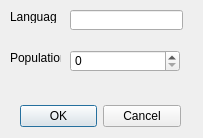
<?xml version="1.0" encoding="UTF-8"?>
<ui version="4.0">
 <class>NewRowDialog</class>
 <widget class="QDialog" name="NewRowDialog">
  <property name="geometry">
   <rect>
    <x>0</x>
    <y>0</y>
    <width>203</width>
    <height>138</height>
   </rect>
  </property>
  <property name="windowTitle">
   <string>Add language</string>
  </property>
  <property name="locale">
   <locale language="English" country="UnitedStates"/>
  </property>
  <widget class="QDialogButtonBox" name="buttonBox">
   <property name="geometry">
    <rect>
     <x>20</x>
     <y>100</y>
     <width>161</width>
     <height>32</height>
    </rect>
   </property>
   <property name="orientation">
    <enum>Qt::Horizontal</enum>
   </property>
   <property name="standardButtons">
    <set>QDialogButtonBox::Cancel|QDialogButtonBox::Ok</set>
   </property>
  </widget>
  <widget class="QLineEdit" name="txtLang">
   <property name="geometry">
    <rect>
     <x>70</x>
     <y>10</y>
     <width>113</width>
     <height>20</height>
    </rect>
   </property>
   <property name="inputMethodHints">
    <set>Qt::ImhNone</set>
   </property>
   <property name="maxLength">
    <number>20</number>
   </property>
  </widget>
  <widget class="QLabel" name="label">
   <property name="geometry">
    <rect>
     <x>10</x>
     <y>10</y>
     <width>47</width>
     <height>13</height>
    </rect>
   </property>
   <property name="locale">
    <locale language="English" country="UnitedStates"/>
   </property>
   <property name="text">
    <string>Language</string>
   </property>
  </widget>
  <widget class="QLabel" name="label_2">
   <property name="geometry">
    <rect>
     <x>10</x>
     <y>50</y>
     <width>51</width>
     <height>16</height>
    </rect>
   </property>
   <property name="text">
    <string>Population</string>
   </property>
   <property name="wordWrap">
    <bool>true</bool>
   </property>
  </widget>
  <widget class="QSpinBox" name="spinBox">
   <property name="geometry">
    <rect>
     <x>70</x>
     <y>50</y>
     <width>110</width>
     <height>22</height>
    </rect>
   </property>
   <property name="prefix">
    <string/>
   </property>
   <property name="minimum">
    <number>0</number>
   </property>
   <property name="maximum">
    <number>10000</number>
   </property>
  </widget>
  <zorder>buttonBox</zorder>
  <zorder>txtLang</zorder>
  <zorder>label</zorder>
  <zorder>spinBox</zorder>
  <zorder>label_2</zorder>
 </widget>
 <resources/>
 <connections>
  <connection>
   <sender>buttonBox</sender>
   <signal>accepted()</signal>
   <receiver>NewRowDialog</receiver>
   <slot>accept()</slot>
   <hints>
    <hint type="sourcelabel">
     <x>248</x>
     <y>254</y>
    </hint>
    <hint type="destinationlabel">
     <x>157</x>
     <y>274</y>
    </hint>
   </hints>
  </connection>
  <connection>
   <sender>buttonBox</sender>
   <signal>rejected()</signal>
   <receiver>NewRowDialog</receiver>
   <slot>reject()</slot>
   <hints>
    <hint type="sourcelabel">
     <x>316</x>
     <y>260</y>
    </hint>
    <hint type="destinationlabel">
     <x>286</x>
     <y>274</y>
    </hint>
   </hints>
  </connection>
 </connections>
</ui>
